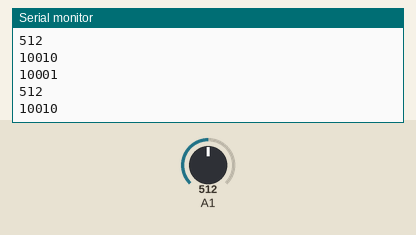
The sketch below on a simulated Arduino Uno, built with avr-gcc and run on an emulated ATmega328P. On the bench: the last lines printed to the serial monitor. The test bench sets the inputs (shaded band); at power-on: A1 = 512.

Above: at 1.2 s.
1.3 s: A1 set to 716
At 1.8 s:
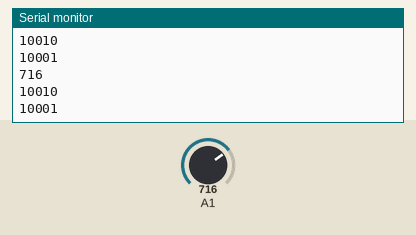
2.8 s: A1 set to 900
At 3.4 s:
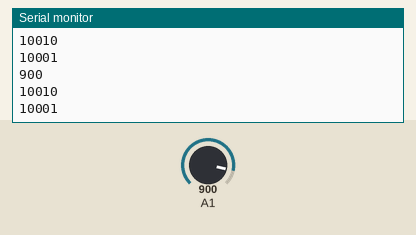
Timing chart, 0 to 5.8 s (numbered marks = the images above; inputs shaded):
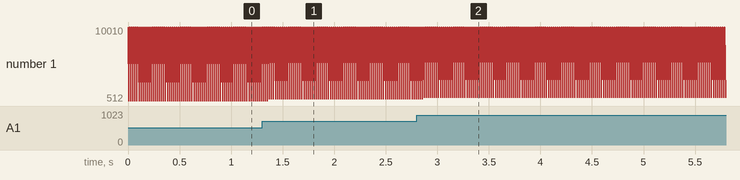

Measured:
- after the input at 1.3 s, the serial monitor: prints a new line after 0.07 s (image 1)
- after the input at 2.8 s, the serial monitor: prints a new line after 0.07 s (image 2)

The sketch:

EMGTest.ino
```cpp
//Gotten from Muscle-Sensor-V3 github page

// reads analog input from the five inputs from your arduino board
// and sends it out via serial

// variables for input pins and
int num_analog_in = 1;
int analogInput[1];
// variable to store the value
int value[1];

void setup()
{
  // declaration of pin modes
  for(int i=0;i<num_analog_in;i++)
  {
    analogInput[i] = i+1;
    value[i] = 0;
    pinMode(analogInput[i], INPUT);
  }

  // begin sending over serial port
  Serial.begin(9600);
}

void loop()
{
  // read the value on analog input
  for(int i=0;i<num_analog_in;i++)
  {
    value[i] = analogRead(analogInput[i]);
  }

  // print out value over the serial port
  for(int i=0;i<num_analog_in;i++)
  {
    Serial.println(10000 + i + 1); //prefix
    Serial.println(value[i]);
    Serial.println(10010); //end signal
  }
  // wait for a bit to not overload the port
  delay(10);
}
```
